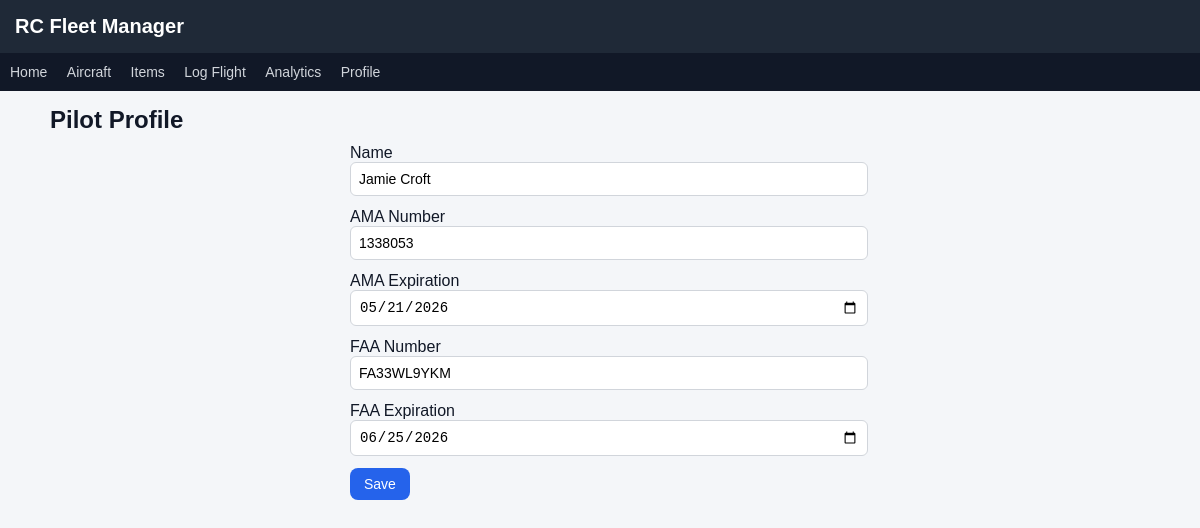
Before: /profile with the older database file.
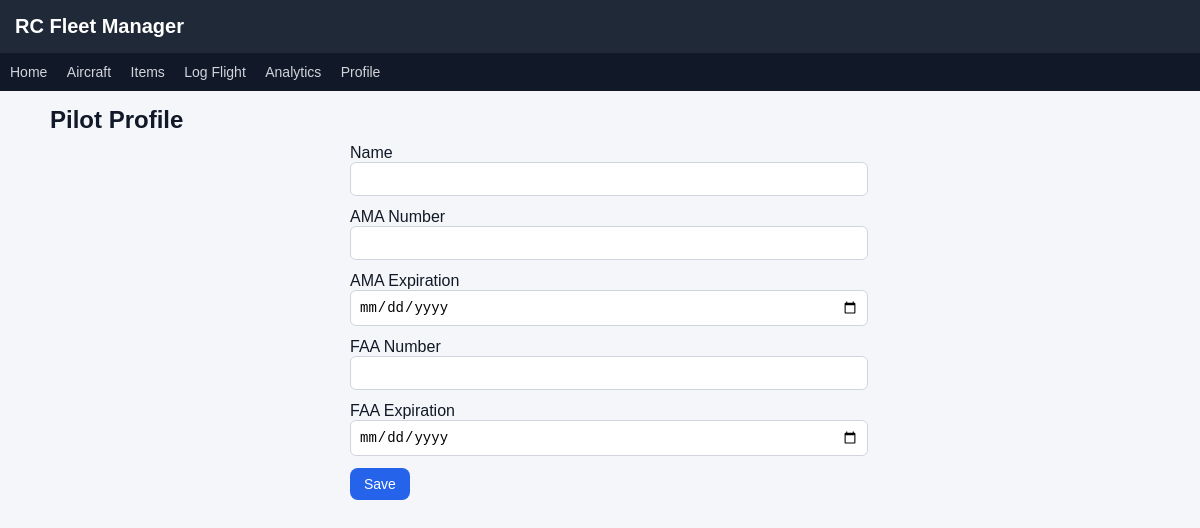
After: the same page with the newer database file.
### tables this page shows
CREATE TABLE pilot_profile (
        id INTEGER PRIMARY KEY,
        name TEXT,
        ama_number TEXT,
        ama_expiration TEXT,
        faa_number TEXT,
        faa_expiration TEXT
    );

### app.py (the view, shortened to what this page needs)
@app.route("/profile", methods=["GET", "POST"])
def profile():
    db = get_db()
    db.execute("""
    CREATE TABLE IF NOT EXISTS pilot_profile (
        id INTEGER PRIMARY KEY,
        name TEXT,
        ama_number TEXT,
        ama_expiration TEXT,
        faa_number TEXT,
        faa_expiration TEXT
    )
    """)
    pilot = db.execute("SELECT * FROM pilot_profile WHERE id=1").fetchone()
    return render_template("profile.html", pilot=pilot)

### database.py (called while the page is built)
def get_db():
    conn = sqlite3.connect("rc_fleet.db")
    conn.row_factory = sqlite3.Row
    return conn

### templates/profile.html
{% extends "base.html" %}
{% block content %}
<h2>Pilot Profile</h2>
<div class="form-container">
<form method="POST">
<label>Name</label>
<input type="text" name="name" value="{{ pilot.name if pilot else '' }}">
<label>AMA Number</label>
<input type="text" name="ama_number" value="{{ pilot.ama_number if pilot else '' }}">
<label>AMA Expiration</label>
<input type="date" name="ama_expiration" value="{{ pilot.ama_expiration if pilot else '' }}">
<label>FAA Number</label>
<input type="text" name="faa_number" value="{{ pilot.faa_number if pilot else '' }}">
<label>FAA Expiration</label>
<input type="date" name="faa_expiration" value="{{ pilot.faa_expiration if pilot else '' }}">
<button class="btn" type="submit">Save</button>
</form>
</div>
{% endblock %}

Changed rows visible on the page:
removed pilot_profile: name "Jamie Croft", ama_number "1338053", ama_expiration "05/21/2026", faa_number "FA33WL9YKM", faa_expiration "06/25/2026"
